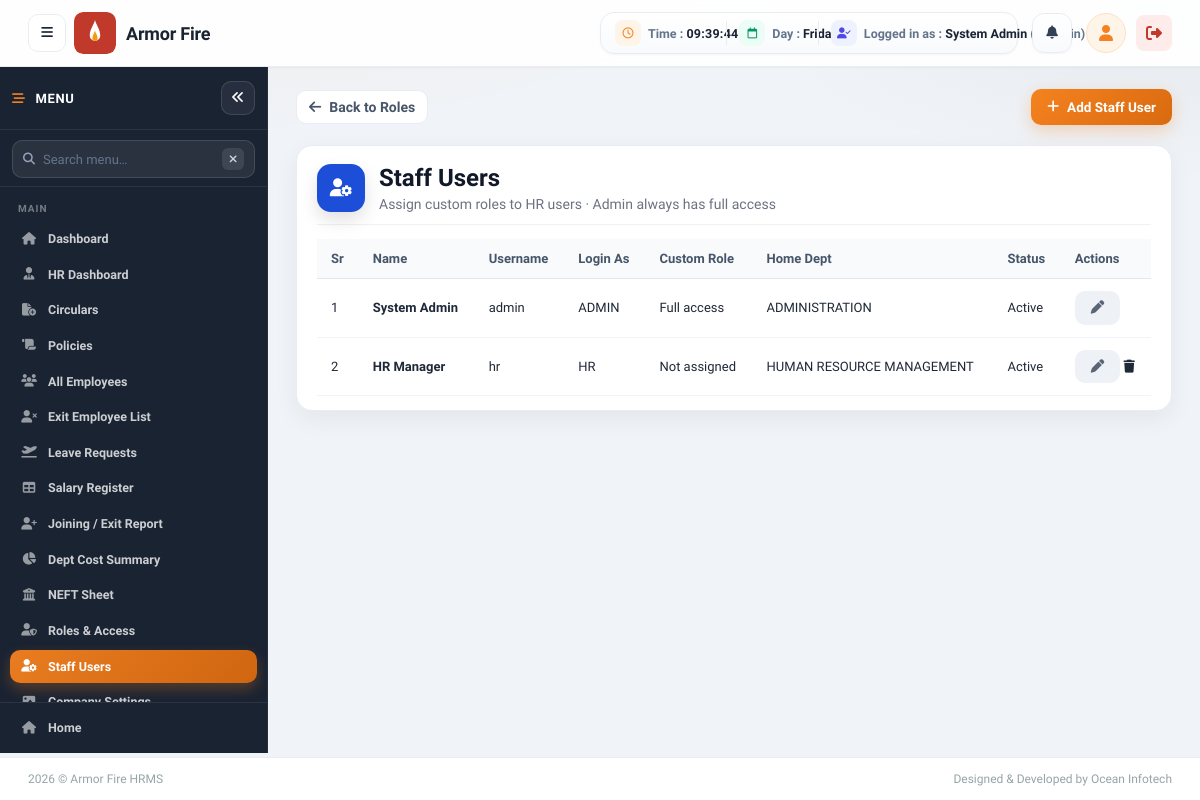
Screenshot of /users/index.php (signed in) with the database file from the repository.
### tables this page shows
CREATE TABLE IF NOT EXISTS users (
    id INT AUTO_INCREMENT PRIMARY KEY,
    username VARCHAR(50) NOT NULL UNIQUE,
    password VARCHAR(255) NOT NULL,
    full_name VARCHAR(100) NOT NULL,
    role ENUM('admin', 'hr', 'employee') NOT NULL DEFAULT 'hr',
    department_id INT NULL,
    custom_role_id INT NULL,
    employee_id INT NULL,
    status TINYINT(1) NOT NULL DEFAULT 1 COMMENT '1=Active, 0=Inactive',
    created_at TIMESTAMP DEFAULT CURRENT_TIMESTAMP,
    FOREIGN KEY (department_id) REFERENCES departments(id) ON DELETE SET NULL,
    INDEX idx_users_custom_role (custom_role_id),
    INDEX idx_users_employee (employee_id)
);

CREATE TABLE IF NOT EXISTS departments (
    id INT AUTO_INCREMENT PRIMARY KEY,
    department_name VARCHAR(150) NOT NULL,
    icon_class VARCHAR(80) NOT NULL DEFAULT 'fa-building',
    icon_color VARCHAR(20) NOT NULL DEFAULT '#4A90E2',
    sort_order INT NOT NULL DEFAULT 0,
    status TINYINT(1) NOT NULL DEFAULT 1 COMMENT '1=Active, 0=Inactive',
    created_at TIMESTAMP DEFAULT CURRENT_TIMESTAMP
);

### config/app.php (called while the page is built, shortened)
<?php
function app_url($path = '')
{
    $path = ltrim((string) $path, '/');
    return APP_BASE . '/' . $path;
}

### includes/permission_helper.php (called while the page is built, shortened)
<?php
function fetchStaffUsers()
{
    $conn = getDBConnection();
    $sql = "SELECT u.id, u.username, u.full_name, u.role, u.department_id, u.custom_role_id, u.status,
                   r.name AS role_name, d.department_name
            FROM users u
            LEFT JOIN roles r ON r.id = u.custom_role_id
            LEFT JOIN departments d ON d.id = u.department_id
            WHERE u.role IN ('admin', 'hr')
            ORDER BY u.role ASC, u.full_name ASC";
    $rows = [];
    $res = $conn->query($sql);
    if ($res) {
        while ($row = $res->fetch_assoc()) {
            $rows[] = $row;
        }
    }
    return $rows;
}

### users/index.php (the view, shortened to what this page needs)
<?php
require_once __DIR__ . '/../config/app.php';
require_once __DIR__ . '/../includes/permission_helper.php';
$rows = fetchStaffUsers();
require_once __DIR__ . '/../includes/header.php';
?>
<main class="dashboard-main">
    <div class="page-toolbar flex-between">
        <a href="<?php echo app_url('roles/index.php'); ?>" class="back-link">
            <i class="fa-solid fa-arrow-left"></i> Back to Roles
        </a>
        <div class="toolbar-actions">
            <a href="<?php echo app_url('users/edit.php'); ?>" class="btn-primary">
                <i class="fa-solid fa-plus"></i> Add Staff User
            </a>
        </div>
    </div>
    <div class="form-page-card">
        <div class="form-page-header">
            <div class="master-list-title">
                <div class="master-list-icon" style="background:#1D4ED8;">
                    <i class="fa-solid fa-user-gear"></i>
                </div>
                <div>
                    <h1>Staff Users</h1>
                    <p>Assign custom roles to HR users · Admin always has full access</p>
                </div>
            </div>
        </div>
        <div class="table-wrap">
            <table class="data-table">
                <thead>
                    <tr>
                        <th>Sr</th>
                        <th>Name</th>
                        <th>Username</th>
                        <th>Login As</th>
                        <th>Custom Role</th>
                        <th>Home Dept</th>
                        <th>Status</th>
                        <th>Actions</th>
                    </tr>
                </thead>
                <tbody>
                <?php if (empty($rows)): ?>
                    <tr>
                        <td colspan="8" class="text-muted" style="text-align:center;padding:28px;">No staff users found.</td>
                    </tr>
                <?php else: ?>
                    <?php foreach ($rows as $i => $u): ?>
                        <tr>
                            <td><?php echo $i + 1; ?></td>
                            <td><strong><?php echo htmlspecialchars($u['full_name']); ?></strong></td>
                            <td><?php echo htmlspecialchars($u['username']); ?></td>
                            <td><?php echo strtoupper(htmlspecialchars($u['role'])); ?></td>
                            <td>
                                <?php if (($u['role'] ?? '') === 'admin'): ?>
                                    <span class="text-muted">Full access</span>
                                <?php elseif (!empty($u['role_name'])): ?>
                                    <?php echo htmlspecialchars($u['role_name']); ?>
                                <?php else: ?>
                                    <span class="badge badge-muted">Not assigned</span>
                                <?php endif; ?>
                            </td>
                            <td><?php echo htmlspecialchars($u['department_name'] ?? '—'); ?></td>
                            <td>
                                <?php if ((int) $u['status'] === 1): ?>
                                    <span class="badge badge-success">Active</span>
                                <?php else: ?>
                                    <span class="badge badge-muted">Inactive</span>
                                <?php endif; ?>
                            </td>
                            <td class="actions-cell">
                                <a href="<?php echo app_url('users/edit.php?id=' . (int) $u['id']); ?>"
                                   class="btn-sm btn-secondary" title="Edit">
                                    <i class="fa-solid fa-pen"></i>
                                </a>
                                <?php if ((int) $u['id'] !== (int) ($_SESSION['user_id'] ?? 0)): ?>
                                <a href="<?php echo app_url('users/delete.php?id=' . (int) $u['id']); ?>"
                                   class="btn-sm btn-danger"
                                   onclick="return confirm('Delete this user?');" title="Delete">
                                    <i class="fa-solid fa-trash"></i>
                                </a>
                                <?php endif; ?>
                            </td>
                        </tr>
                    <?php endforeach; ?>
                <?php endif; ?>
                </tbody>
            </table>
        </div>
    </div>
</main>
<?php require_once __DIR__ . '/../includes/footer.php'; ?>

### rows the page displays
users: full_name "System Admin", username "admin", role "ADMIN", shows "Full access", department.department_name "ADMINISTRATION", status "Active"
users: full_name "HR Manager", username "hr", role "HR", shows "Not assigned", department.department_name "HUMAN RESOURCE MANAGEMENT", status "Active"

### other values shown
$companyName "Armor Fire"
getUserName() "System Admin"
$_SESSION['username'] "admin"
